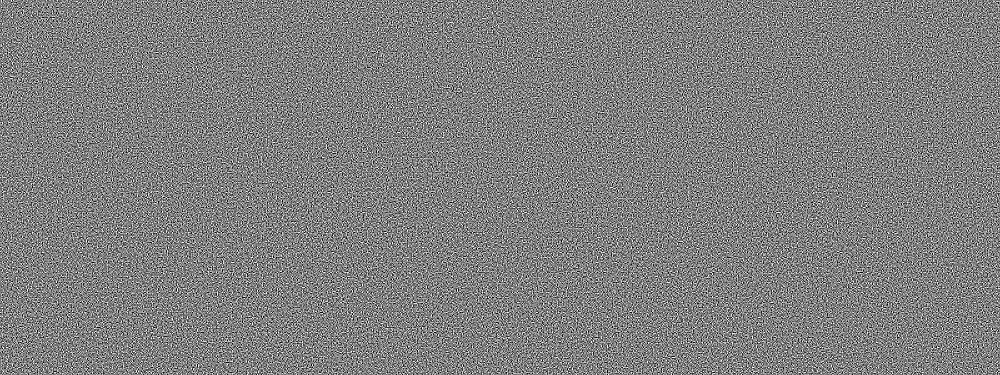
#> input picture share_1.png, 1000 x 375 px, shrunk from 1600 x 600 before the run, found by its file name
$ python decrypt.py
#> lines starting #> are read from the running program, lines starting #| are printed output that depends on the picture; after the words box and inside, x2 and y2 are one past the last pixel; in counts of white or black regions, pixels touching at a corner belong together
import cv2
import sys
from PIL import Image
import PIL.ImageOps
from pytesseract import image_to_string

sys.path.append('/usr/local/lib/python2.7/site-packages')
img1 = cv2.imread('/home/monty/Desktop/visual_crypto/share_1.png', 1)
#> img1 is the input picture: shape (375, 1000, 3); min 0, max 255, mean 127.5
img2 = cv2.imread('/home/monty/Desktop/visual_crypto/share_2.png', 1)
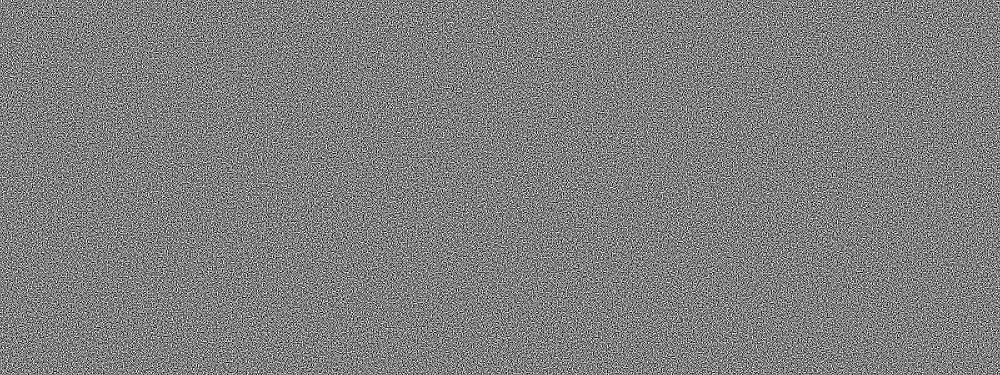
#> input picture share_2.png, 1000 x 375 px, shrunk from 1600 x 600 before the run, found by its file name
#> img2 is the input picture: shape (375, 1000, 3); min 0, max 255, mean 127.5
img = cv2.add(img1, img2)
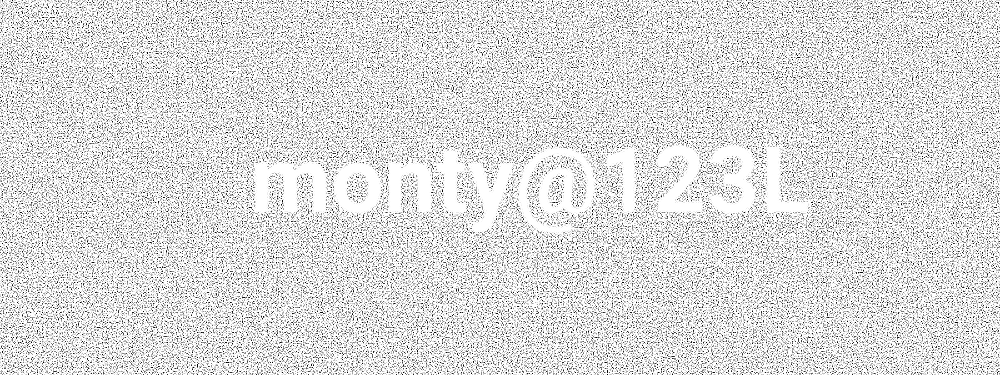
#> img: shape (375, 1000, 3); min 0, max 255, mean 218.3
final = cv2.cvtColor(img, cv2.COLOR_BGR2GRAY)
cv2.imwrite('results/decrypted_image.png', final)
dst = cv2.GaussianBlur(final, (5,5), cv2.BORDER_DEFAULT)
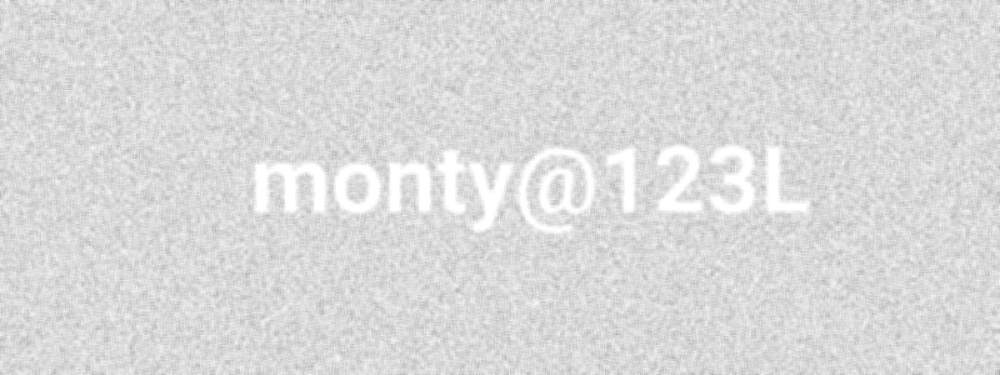
#> dst: shape (375, 1000); min 167, max 255, mean 218.3
cv2.imwrite('results/decrypted_gassuian.png', dst)
ret3,th3 = cv2.threshold(dst,0,255,cv2.THRESH_BINARY+cv2.THRESH_OTSU)
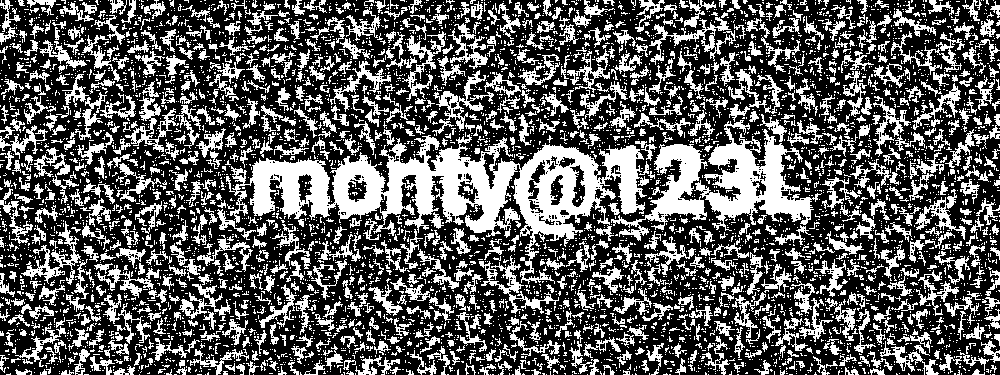
#> th3: shape (375, 1000); 36.2% white; 6042 white regions (5026 under 20 px), largest, box (x1, y1, x2, y2) and area: (226, 134, 649, 284) 20160, (694, 120, 822, 231) 5388, (611, 144, 708, 241) 2922
#> ret3 = 220
cv2.imwrite('results/decrypted_otsu.png', th3)
image = Image.open('results/decrypted_otsu.png')
inverted_image = PIL.ImageOps.invert(image)
inverted_image.save('results/inverted.png')

#> (the run stopped early here; a loop or call above may not have finished)
